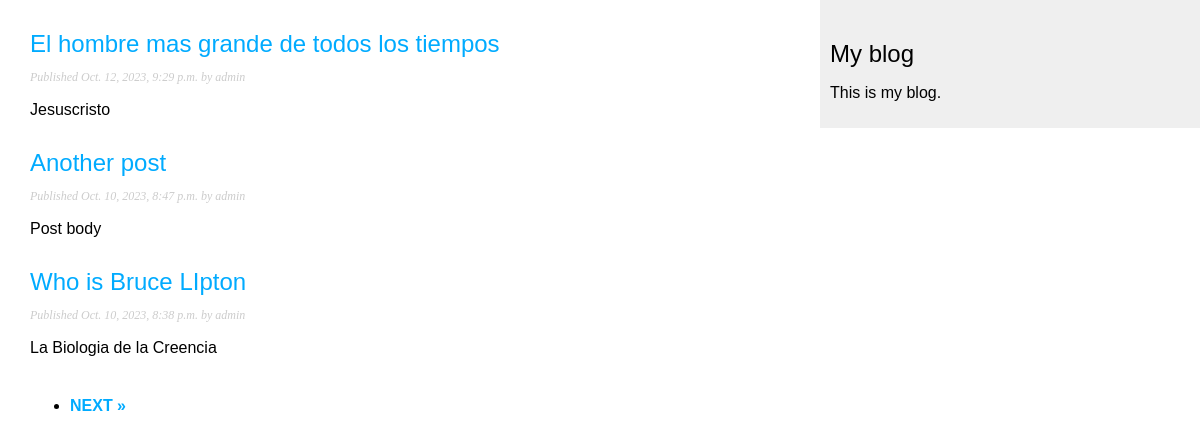
Screenshot of /blog/ with the database file from the repository.
### blog/models.py (models this page shows, shortened)
class Post(models.Model):
    class Status(models.TextChoices):
        DRAFT = 'DF', 'Draft'
        PUBLISHED = 'PB', 'Published'
    title = models.CharField(max_length=250)
    slug = models.SlugField(max_length=250, unique_for_date='publish')
    author = models.ForeignKey(User,
                             on_delete=models.CASCADE,
                             related_name='blog_posts')
    body = models.TextField()
    publish = models.DateTimeField(default=timezone.now)
    created = models.DateTimeField(auto_now_add=True)
    updated = models.DateTimeField(auto_now=True)
    status = models.CharField(max_length=2,
                              choices=Status.choices,
                              default=Status.DRAFT)
    objects = models.Manager()
    published = PublishedManager()
    class Meta:
        ordering = ['-publish']
        indexes = [
            models.Index(fields=['-publish'])
        ]
    def get_absolute_url(self):
        return reverse('blog:post_detail', args=[self.publish.year,
                                                 self.publish.month,
                                                 self.publish.day,
                                                 self.slug])

### blog/views.py (the view)
# urls.py: path('', views.PostListView.as_view(), name='post_list'),
class PostListView(ListView):
    queryset = Post.published.all()
    context_object_name = 'posts'
    paginate_by = 3
    template_name = 'blog/post/list.html'

### blog/templates/blog/post/list.html (shortened to what this page needs)
{% extends "blog/base.html" %}
{% block content %}
    {% for post in posts %}
        <h2>
            <a href="{{ post.get_absolute_url }}">
                {{ post.title }}
            </a>
        </h2>
        <p class="date">
            Published {{ post.publish }} by {{ post.author }}
        </p>
        {{ post.body|truncatewords:30|linebreaks }}
    {% endfor %}
    {% include 'pagination.html' with page=page_obj %}
{% endblock %}

### blog/templates/blog/base.html (shortened to what this page needs)
{% load static %}
<!DOCTYPE html>
<html>
  <head>
    <link href="{% static 'css/blog.css' %}" rel="stylesheet" />
  </head>
  <body>
    <div id="content">{% block content %} {% endblock %}</div>
    <div id="sidebar">
      <h2>My blog</h2>
      <p>This is my blog.</p>
    </div>
  </body>
</html>

### blog/templates/pagination.html (shortened to what this page needs)
{% if is_paginated %}
  <ul class="pagination justify-content-center">
        {% if page_obj.has_next %}
    <li><a href="?page={{ page_obj.next_page_number }}"
 class="page-link"> NEXT &raquo;</a></li>
    {% endif %}
  </ul>
  </nav></div>
{% endif %}

### blog/static/css/blog.css (style rules this page uses)
body { margin:0; padding:0; font-family:helvetica, sans-serif; }
a { color:#00abff; text-decoration:none; }
h2 { font-weight:normal; margin:30px 0 0; }
#content { float:left; width:60%; padding:0 0 0 30px; }
#sidebar { float:right; width:30%; padding:10px; background:#efefef; height:100%; }
p.date { color:#ccc; font-family: georgia, serif; font-size: 12px; font-style: italic; }
.pagination { margin:40px 0; font-weight:bold; }

### rows the page displays
Post: title "El hombre mas grande de todos los tiempos", publish "Oct. 12, 2023, 9:29 p.m.", author "admin", body "Jesuscristo"
Post: title "Another post", publish "Oct. 10, 2023, 8:47 p.m.", author "admin", body "Post body"
Post: title "Who is Bruce LIpton", publish "Oct. 10, 2023, 8:38 p.m.", author "admin", body "La Biologia de la Creencia"
